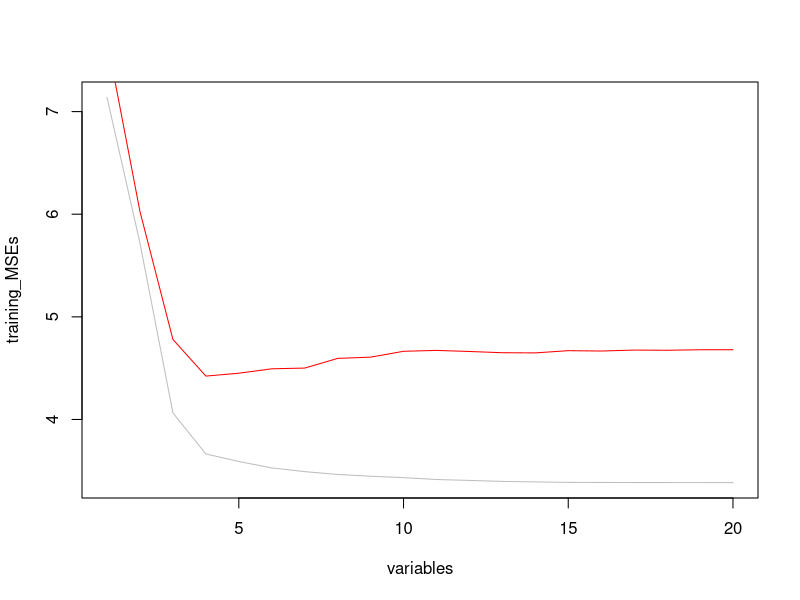

Write the R code that produced this figure. (Note: this script raises an error after producing the figure.)
## Exercise 1 for Statistical Learning

#Task 1
#(a)

n <- 500 #how many observations
p <- 20  #how many parameters
ntr <- 5 # vectors of sampling space
sig <- 2.0 # standard deviation
X <- matrix(rnorm(n*p),ncol=p,nrow=n) # creates observation matrix with n obs. and p parameters
set.seed(11) # set random seed to 11
b_imp <- rnorm(ntr) # generates multivar. normal distribution in Space 5
b_zero <- rep(0,(p-ntr)) # vector that is repeat of 0 of p - ntr length 
b_true <- c(b_imp,b_zero) # appends b_imp and b_zero vectors 
y <- X%*%b_true + sig*rnorm(n) # creates response variate y, by taking 
#values of X *  b*true and adding random noise


# (b)
mid <- 500*0.7

training_X <- X[1:mid,]
test_X <- X[(mid+1): 500, ]

training_y <- y[1:mid, ]
test_y <- y[(mid+1):500, ]

training_data <- data.frame(training_X, training_y)
test_data <- data.frame(test_X, test_y)



#(c)
model <- lm(training_y ~ X1+ X2+ X3+ X4+ X5+ X6+ X7+ X8+ X9+ X10+ X11+ X12+ X13+ X14+ X15+ X16+ X17+ X18+ X19+ X20, data = training_data)
#long linear fit with lm functions
summary(model)
anova(model)
# Models show very high F values for variables X1, X3,X4 and X5. as high as 191.9854
# These variables can be consider significant
#On second run of the code the program gives slightly different
#results. Now highest F value is 163.0345
# Problems with seed.

#(d)

#sort parameters by lowest p-value

sorted_p_values <- sort(summary(model)$coefficients[,4]) # sort by p value
length(sorted_p_values)
Xs <- names(sorted_p_values) #take just variable names
Xs <- Xs[!Xs == "(Intercept)"]
Y <- "training_y"


fits <- lapply(seq_along(Xs), function(x){lm(paste(Y, '~ .'), data = training_data[, c(Y, Xs[1:x])]) })
#code found and copy pasted: https://stackoverflow.com/questions/66004870/iteratively-adding-variables-to-an-lm-function-in-r

training_MSEs <- c()
testing_MSEs <- c()

for (i in 1:20){
  training_hat <- predict.lm(fits[[i]])
  train_MSE <- mean((training_y - training_hat)^2)
  
  y_hat_test <- predict(fits[[i]], newdata = test_data)
  test_MSE <- mean((test_data$test_y - y_hat_test)^2)
  
  training_MSEs <- c(training_MSEs, train_MSE)
  testing_MSEs <- c(testing_MSEs, test_MSE)
  }

length(training_MSEs)
length(testing_MSEs)

#Create the required plots
variables <- seq(1:20)

plot(y = training_MSEs, x= variables, type = "l", col = "grey")
points(x = variables, y = testing_MSEs, type = "l", col = "red")

min(testing_MSEs)


#Task 2
#setwd("C:/Users/Aleksi/Desktop/KOulu/Statistical Learning/Exercises/Exercise 1/Data")
#View(seeds_dataset.txt)

#Kama, Rosa and Canadian
install.packages("ggplot2")

library(nnet)
library(dplyr)

set.seed(3)

seeds_dataset.f <- factor(seeds_dataset$V8, labels = c("Kama", "Rosa", "Canadian"))
seeds <- data.frame(seeds_dataset, seeds_dataset.f)

# ind <- sample(2, nrow(seeds),
#               replace = TRUE,
#               prob = c(0.6, 0.4))
# Different type sampling function.

training_data_seeds <- sample_n(seeds, size = (0.7*nrow(seeds)))
test_data_seeds <- sample_n(seeds, size = (0.3*nrow(seeds)))

#(a)    Perform multinomial logistic regression of all variables against the variety response 
#       using the multinom() function in library(nnet). Perform predictions based on the test 
#       data and calculate the accuracy.

multinomal_model <- multinom(data = training_data_seeds, 
                             formula = training_data_seeds$seeds_dataset.f ~ V1 + V2 + V3 + V4 + V5 + V6 + V7 + V7,)


test_results <- predict(multinomal_model, newdata = test_data_seeds )
table(Actual_Values = test_data_seeds$seeds_dataset.f, Predicted_Values = test_results)
#accuracy was calculated by hand

acc <- (21 + 21 + 19)/(21+21+19+1+1); acc
# 0.968254 is quite good


#b.	Do K-nearest neighbors (KNN) using the knn() function in library(class).
#   Make a loop over K-values from 1 to 25, and calculate the test accuracy for the best model
library(class)

accuracy <- function(x){sum(diag(x)/(sum(rowSums(x)))) * 100}# accuracy function

#used raw  numbers instead of factor, didint get working with factors.
for (i in 1:25){
pr <- knn(train = training_data_seeds[-9], test = test_data_seeds[-9], cl = training_data_seeds[,8], k = i)
tab <- table(pr,test_data_seeds$seeds_dataset.f)
a <- accuracy(tab)
print(a)
}

#Best results yield when K = 1,2,3,5. Then test accuracy is 100%.
# I cant tell whether model is very accurate with relatively low numbers or
# there's something wrong with the model.

# c.	Finally, make an linear discriminant analysis (LDA) using the lda() function
# library(MASS). Perform predictions based on the test data and calculate the accuracy.
# Present a plot of the classification result that clearly shows how the test predictions
# relate to the training predictions. Which model performs best? Present your code
# with clear explanations as well as a discussion of the result and your main conclusion.


library(MASS)

#Creating the model
linear <- lda(training_data_seeds$seeds_dataset.f ~ V1+V2+V3+V4+V5+V6+V7 
                , data = training_data_seeds)
# predicting with the test data
p <- predict(linear, test_data_seeds)$class
#creating a table 
tab <- table(Predicted = p, Actual = test_data_seeds$seeds_dataset.f)
accuracy(tab) # 93.65079
#model predicted with 93.6% accuracy









